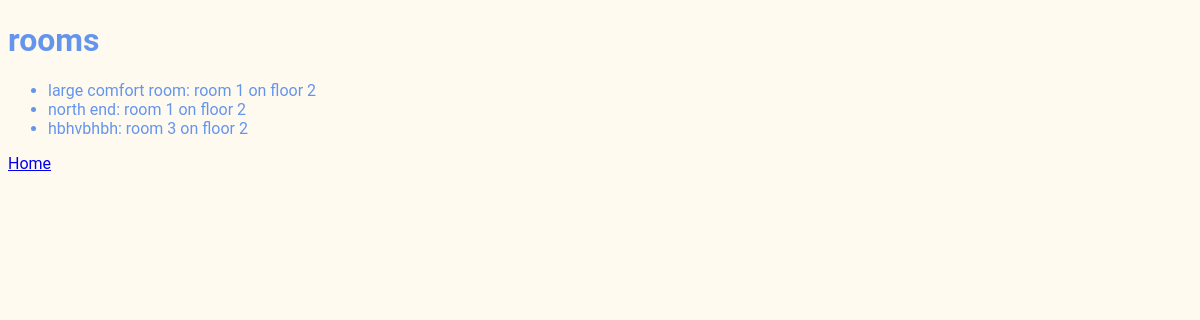
The app's page /meetings/room with its own data.
### meetings/models.py (models this page shows)
class Room(models.Model):
    room_name = models.CharField(max_length=200)
    floor_number = models.IntegerField()
    room_number = models.IntegerField()
    def __str__(self):
        return f"{self.room_name}: room {self.room_number} on floor {self.floor_number}"

### meetings/views.py (the view)
# urls.py: path('room', views.room_details, name='room'),
def room_details(request):
    return render(request, 'meetings/rooms.html', {"rooms": Room.objects.all()})

### meetings/templates/meetings/rooms.html (shortened to what this page needs)
{% extends 'base.html' %}
{% block content %}
<h1>rooms</h1>
<ul>
    {% for room in rooms %}
    <li>
        {{ room }}
    </li>
    {% endfor %}
</ul>
<a href="{% url 'welcome' %}">Home</a>
{% endblock %}

### website/static/website/website.css (style rules this page uses)
body { font-family: "Roboto", "Lucida Grande", "DejaVu Sans", "Bitstream Vera Sans", Verdana, Arial, sans-serif; background-color: floralwhite; color: cornflowerblue; }

### records on screen
Room: room_name+room_number+floor_number "large comfort room: room 1 on floor 2"
Room: room_name+room_number+floor_number "north end: room 1 on floor 2"
Room: room_name+room_number+floor_number "hbhvbhbh: room 3 on floor 2"
